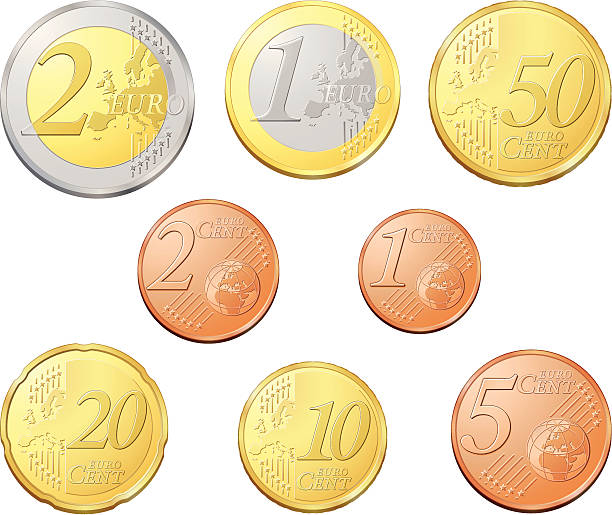
#> input picture P3/Monedas2.jpg, 612 x 515 px, given in place of the camera
$ jupyter execute --allow-errors Entrega_Definitiva_P2.ipynb   (older library calls are emulated)   (text cells are left out)
#> lines starting #> are read from the running program, lines starting #| are printed output that depends on the picture; after the words box and inside, x2 and y2 are one past the last pixel; in counts of white or black regions, pixels touching at a corner belong together
[cell 1]
import cv2
import numpy as np
import matplotlib.pyplot as plt
from PIL import Image, ImageDraw, ImageFont

[cell 2]
# Carga la imagen desde el archivo
img = cv2.imread('/Users/mttrizza/Desktop/mandril.jpg')

# Conversión de la imagen original en BGR a niveles de grises
#> (the rest of this cell did not finish here and is left out)

[cell 3]
# parametros
GAUSS_K = 3 # Tamaño del kernel Gaussiano (debe ser impar) para el filtro de desenfoque
CANNY_T1, CANNY_T2 = 100, 200 # Umbrales inferior y superior para el detector de bordes de Canny

#> (the rest of this cell did not finish here and is left out)

[cell 4]
vid = cv2.VideoCapture(0, cv2.CAP_AVFOUNDATION)

mode = 0 # Modo de filtro inicial: 0=Original, 1=Gris, 2=Pop-art, 3=Canny, 4=Threshold
window = "Webcam - Filtros (0-4, q para salir)" # Nombre de la ventana donde mostramos el video


cv2.namedWindow(window, cv2.WINDOW_NORMAL) # Crea la ventana y permite al usuario redimensionarla

try:
    while True:
        ok, frame = vid.read() # Lee un fotograma de la webcam (ok=True si la lectura tuvo éxito)
#> frame is the input picture: shape (515, 612, 3); mean B, G, R 188.7, 224.7, 241.7

        if mode == 0: # Modo 0: imagen original (sin filtro)
            img, nome = frame, "Original" # img = fotograma original; nome = nombre del filtro para el texto superpuesto
#> nome = 'Original'

        elif mode == 1: # Modo 1: escala de grises
            gray = cv2.cvtColor(frame, cv2.COLOR_BGR2GRAY) # Convierte BGR -> Gris (1 canal)
            img  = cv2.cvtColor(gray, cv2.COLOR_GRAY2BGR) # Vuelve a BGR para poder escribir texto en color encima
            nome = "Escala de grises"

        elif mode == 2: # Modo 2: efecto "Pop-art"
            b, g, r = cv2.split(frame)
            bl = frame.copy() # Crea una copia del fotograma a modificar
            bl[:, :, 0] = b
            bl[:, :, 1] = 255 - r
            bl[:, :, 2] = 120 - g
            img, nome = bl, "Pop-art"

        elif mode == 3: # Modo 3: Canny (detección de bordes)
            edges = cv2.Canny(frame, 100, 200) # Aplica Canny (salida en escala de grises: 0 o 255)
            img  = cv2.cvtColor(edges, cv2.COLOR_GRAY2BGR) # Convierte a BGR para poder escribir texto
            nome = "Canny"

        elif mode == 4: # Modo 4: Threshold (umbral binario)
            gray = cv2.cvtColor(frame, cv2.COLOR_BGR2GRAY) # Primero convierte a gris
            _, th = cv2.threshold(gray, 120, 255, cv2.THRESH_BINARY) # Aplica umbral 120 -> 0/255
            img  = cv2.cvtColor(th, cv2.COLOR_GRAY2BGR) # Vuelve a BGR para el texto superpuesto
            nome = "Threshold"

        else: # Cualquier otro valor inesperado -> vuelve a original
            img, nome = frame, "Original" # Valor por defecto seguro

        testo = f"Filtro: {nome}  |  0:Orig 1:Gris 2:Pop 3:Canny 4:Thresh  q/ESC:Salir"  # Cadena de guía
        cv2.putText( # Dibuja el texto en la parte superior izquierda
            img, # Imagen sobre la que escribir
            testo, # Texto a escribir
            (12, 28), # Posición (x, y) en píxeles
            cv2.FONT_HERSHEY_SIMPLEX, # Fuente
            0.7, # Escala de la fuente
            (255, 255, 255), # Color del texto (blanco)
            2, # Grosor del texto
            cv2.LINE_AA # Antialiasing para líneas más suaves
        )
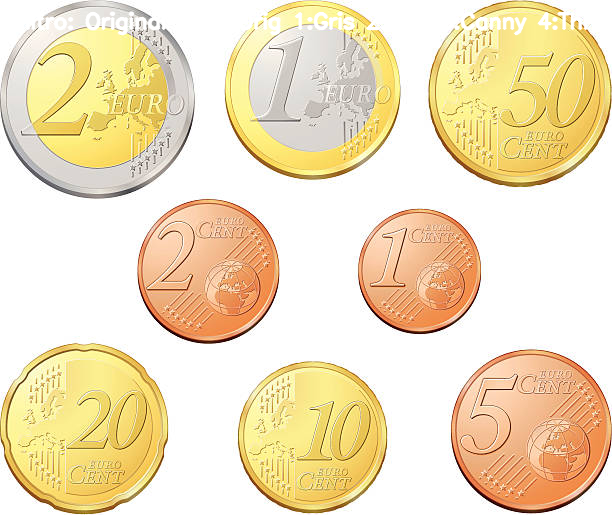
#> img: shape (515, 612, 3); 1.33% of pixels changed, all inside (x1, y1, x2, y2) = (26, 11, 588, 36)

        cv2.imshow(window, img) # Muestra el fotograma (con filtro y texto) en la ventana


        if cv2.getWindowProperty(window, cv2.WND_PROP_VISIBLE) < 1:  # Si la ventana ya no es visible...
            break # ...sal del bucle de manera limpia

        key = cv2.waitKey(1) & 0xFF # Lee el código de la tecla presionada (8 bits)
#> (key q is pressed here)
        if key in (ord('q'), ord('Q'), 27): # Si 'q' o 'Q' o ESC (27) -> salir
            break
        elif key in (ord('0'), ord('1'), ord('2'), ord('3'), ord('4')): # Si 0..4 -> cambia modo
            mode = int(chr(key)) # Convierte el código de tecla al número correspondiente (0-4)

finally:
    vid.release() # Libera la webcam
    cv2.destroyAllWindows() # Cierra todas las ventanas de OpenCV
    cv2.waitKey(1)  # Pequeña espera para que macOS procese el cierre

[cell 5]
# Elegí inspirarme en el vídeo My little piece of privacy

# Captura de vídeo desde la cámara web (índice 0)
vid = cv2.VideoCapture(0, cv2.CAP_AVFOUNDATION)

# Creador del sustractor de fondo (KNN en este caso)
f = cv2.createBackgroundSubtractorKNN()
try:
    while(True):
        # Lee el vídeo fotograma a fotograma
        ret, frame = vid.read()

        if ret:
            # Aplica el sustractor de fondo al fotograma
            fgmask = f.apply(frame)
#> fgmask: shape (515, 612); every value is 255

            # Elimina ruido usando cierre morfológico
            kernel = np.ones((5,5), np.uint8)
            fgmask_clean = cv2.morphologyEx(fgmask, cv2.MORPH_CLOSE, kernel)

            # Detecta bordes usando Canny
            #edges = cv2.Canny(fgmask_clean, 50, 150)

            # Encuentra contornos en la imagen de bordes
            contours, _ = cv2.findContours(fgmask_clean, cv2.RETR_EXTERNAL, cv2.CHAIN_APPROX_SIMPLE)
#> contours = [[[0, 0], [0, 514], [611, 514], [611, 0]]]

            # Dibuja todos los contornos en verde
            cv2.drawContours(frame, contours, -1, (0,255,0), 2)

            # Si existen contornos, toma el más grande y calcula sus límites
            if contours:
                c = max(contours, key=cv2.contourArea)
#> c = [[0, 0], [0, 514], [611, 514], [611, 0]]
                x, y, w, h = cv2.boundingRect(c)
#> x = 0; y = 0; w = 612; h = 515

                # Calcula posiciones izquierda, centro y derecha del rectángulo
                topleft = int(x)
#> topleft = 0
                topright = int(x+w)
#> topright = 612
                center = int(x+(w//2))
#> center = 306

                # Dibuja tres líneas verticales (izquierda, centro, derecha)
                height = frame.shape[0]
#> height = 515
                cv2.line(frame, (topleft, 0), (topleft, height), (0,0,255), 2)
                cv2.line(frame, (center, 0), (center, height), (255,255,255), 2)
                cv2.line(frame, (topright, 0), (topright, height), (255,0,0), 2)
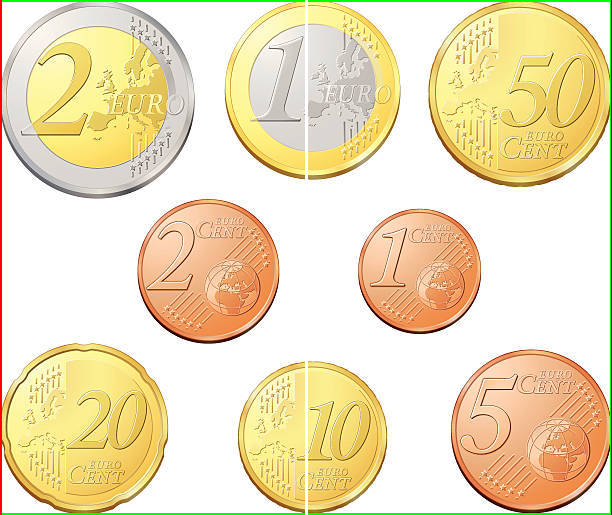
#> frame: shape (515, 612, 3); mean B, G, R 186, 223.6, 239.1

            # Muestra el resultado en una ventana
            cv2.imshow("Contorni verdi", frame)

        # Salir del bucle si se pulsa la tecla ESC
        if cv2.waitKey(20) == 27:
#> (key q is pressed here)
            break
finally:
    # Libera el objeto de captura
    vid.release()
    # Destruye todas las ventanas abiertas
    cv2.destroyAllWindows()
